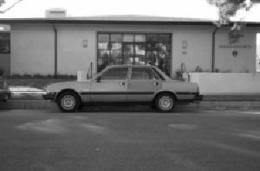
#> input picture image_0002.jpg, 260 x 171 px
$ python masking.py --image image_0002.jpg
#> lines starting #> are read from the running program, lines starting #| are printed output that depends on the picture; after the words box and inside, x2 and y2 are one past the last pixel; in counts of white or black regions, pixels touching at a corner belong together
# -*- coding: utf-8 -*-
"""
Created on Wed May 24 13:22:44 2017

@author: Rukayat Ariori
"""

import argparse
import cv2
import numpy as np

ap = argparse.ArgumentParser()
ap.add_argument("-i", "--image", required = True,
help = "Path to the image")
args = vars(ap.parse_args())

image = cv2.imread(args["image"])
#> image is the input picture: shape (171, 260, 3); min 0, max 255, mean 111.6
cv2.imshow("Original", image)

mask = np.zeros(image.shape[:2], dtype = "uint8")
(cX, cY) = (image.shape[1] // 2, image.shape[0] // 2)
#> cX = 130; cY = 85
cv2.rectangle(mask, (cX - 75, cY - 75), (cX + 75 , cY + 75), 255,-1)
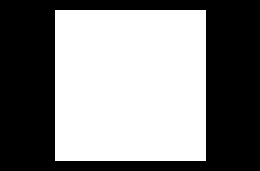
#> mask: shape (171, 260); 51.3% white; 1 black region, box (x1, y1, x2, y2) and area: (0, 0, 260, 171) 21659
cv2.imshow("Mask", mask)

masked = cv2.bitwise_and(image, image, mask = mask)
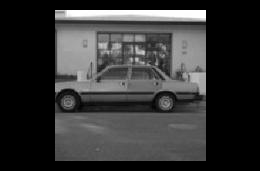
#> masked: shape (171, 260, 3); min 0, max 255, mean 53
cv2.imshow("Mask Applied to Image", masked)
cv2.waitKey(0)

$ run again, on image_0075.jpg
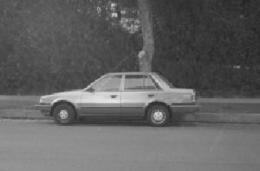
#> input picture image_0075.jpg, 260 x 171 px
#> image is the input picture: shape (171, 260, 3); min 35, max 236, mean 98
#> mask: shape (171, 260); 51.3% white; 1 black region, box (x1, y1, x2, y2) and area: (0, 0, 260, 171) 21659
#> `masked = cv2.bitwise_and(image, image, mask = mask)`:
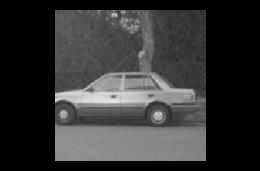
#> masked: shape (171, 260, 3); min 0, max 236, mean 52.4

$ run again, on image_0090.jpg
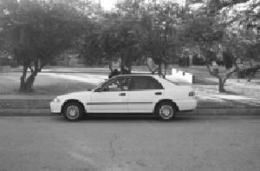
#> input picture image_0090.jpg, 260 x 171 px
#> image is the input picture: shape (171, 260, 3); min 15, max 255, mean 118.8
#> mask: shape (171, 260); 51.3% white; 1 black region, box (x1, y1, x2, y2) and area: (0, 0, 260, 171) 21659
#> `masked = cv2.bitwise_and(image, image, mask = mask)`:
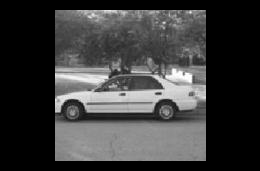
#> masked: shape (171, 260, 3); min 0, max 255, mean 60.5

$ run again, on image_0120.jpg
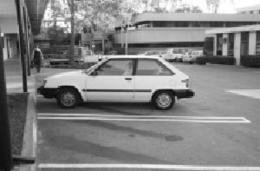
#> input picture image_0120.jpg, 260 x 171 px
#> image is the input picture: shape (171, 260, 3); min 7, max 255, mean 130.8
#> mask: shape (171, 260); 51.3% white; 1 black region, box (x1, y1, x2, y2) and area: (0, 0, 260, 171) 21659
#> `masked = cv2.bitwise_and(image, image, mask = mask)`:
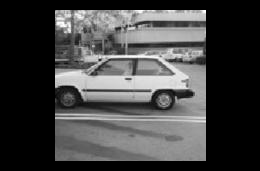
#> masked: shape (171, 260, 3); min 0, max 255, mean 67.9
